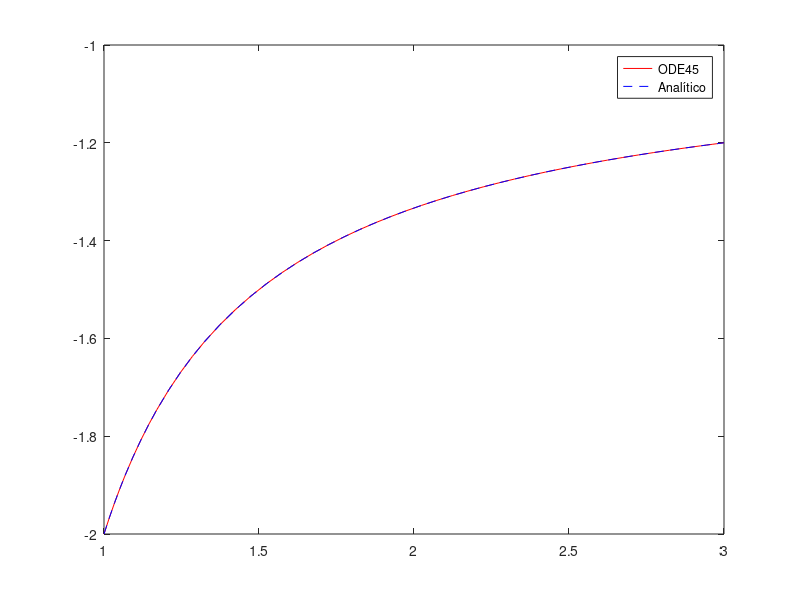

Here is the MATLAB script that generated this plot: (Note: this script raises an error after producing the figure.)
function [t,y] = RA232488_L11_03()
    
    clc; clear; close all force;
    
    y1 = -2;

    f = @(t, y) (y^2 + y)/(t);

    [t, y] = ode45(f, [1 3], y1);

    y_analitico = (2 .* t) ./ (1 - 2 .* t) ;

    plot(t, y, 'r', t, y_analitico, 'b--');
    legend('ODE45', 'Analítico');
    title('$ y'' = \frac{y^2 + y}{t}$', Interpreter='latex');
    xlabel("t");
    ylabel("y(t)");

end